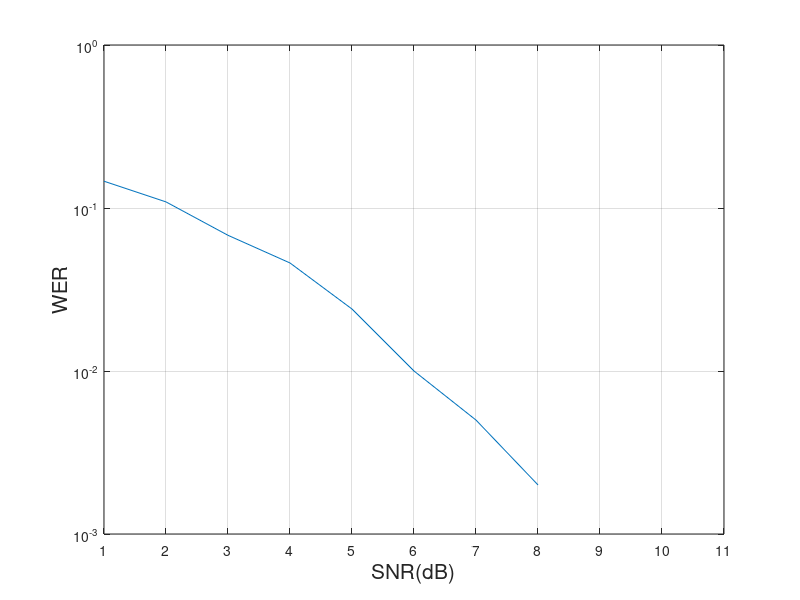

Reproduce this figure in MATLAB.
clc
clear all
close all


G = [
    1 0 1 1 0;
    0 1 0 1 1];

H = [
    1 0 1 0 0;
    1 1 0 1 0;
    0 1 0 0 1];

[k, n] = size(G);

Phi = [
    0 0 0 0 0;
    0 0 1 0 0;
    0 0 0 1 0;
    1 0 0 0 0;
    0 0 0 0 1;
    0 0 1 0 1;
    0 1 0 0 0;
    0 1 1 0 0];
%
% numberOfBitErrors = 0;
% numberOfWorderrors = 0;
% Nframes = 0;

WER = [ ];
% BER = [];
for i=1:10

    numberOfBitErrors = 0;
    numberOfWorderrors = 0;
    Nframes = 0;
    R = k / n;
    EbNodB = i;                 %dB variable
    EbNo = 10^(EbNodB / 10);
    var = 1 / (2 * EbNo * R);
    %var = ceil(var);
    %sqrt(var)

    Nstop = 1000;

    while Nframes < Nstop
        %         numberOfBitErrors =0;
        %         nbe = 0;
        %         numberOfWorderrors=0;
        u = randi([0 1], 1, k);
        c = mod(u * G, 2);
        c1 = 1 - 2 * c;

        e = randn(1,n) * sqrt(var);
        y = c1 + e;
        y(y<0) = -1;
        y(y>0) = 1;

        s1 = (y - 1) / 2;
        s1 = abs(s1);
        s = mod(s1 * H', 2);
        ss = bi2de(s)+1;
        ehat = Phi(ss,:);

        chat = mod(s1 - ehat, 2);

        nbe = sum(mod(c -chat,2));
        numberOfBitErrors = numberOfBitErrors +nbe;
        numberOfWorderrors = numberOfWorderrors + (nbe > 0);
        nowr=numberOfWorderrors /Nstop;
        Nframes = Nframes + 1;
        %       WER = numberOfWorderrors
        %       BER = numberOfBitErrors

    end
    WER = [WER nowr];
    %     BER = [BER, numberOfBitErrors];
end

% WER =  log10(WER);
plot(WER);
hold on 
grid on
set(gca,'YScale',"log");
% set(gca,'YLim',[0 40]); 
set(gca,'XLim',[1 11]); 
set(gca,'XTick',[1:1:11]);
xlabel('SNR(dB)', 'FontSize', 15)
ylabel('WER', 'FontSize', 15)
% WERLOG = 10 * log10(WER+1)

% fprintf('Neer = %d, WER = %G, BER = %G\n', numberOfWorderrors, WER, BER);